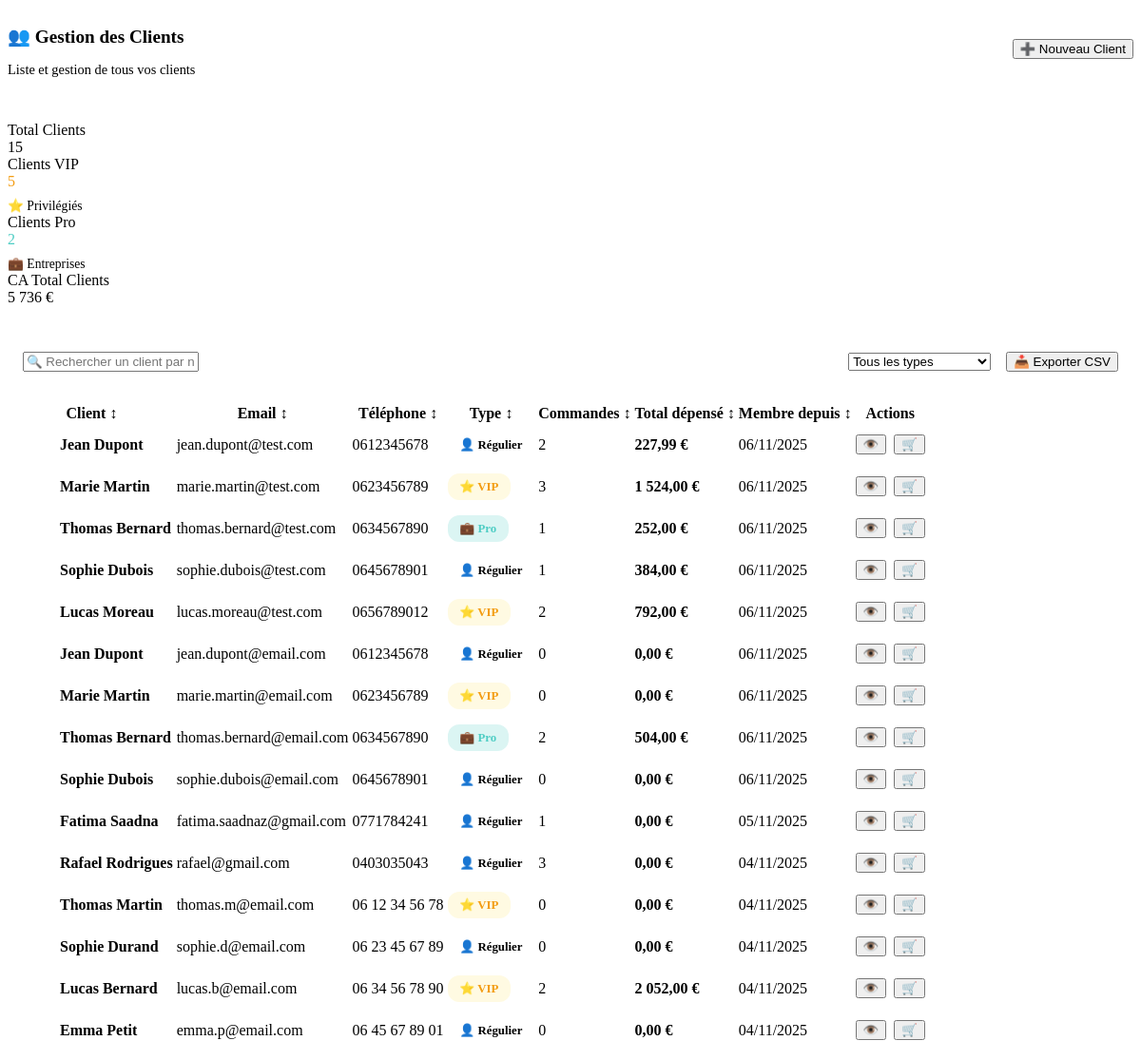
Screenshot of /Projet_Final/modules/ventes/clients.php with the database file from the repository.
### tables this page shows
CREATE TABLE `clients` (
  `id` int NOT NULL,
  `user_id` int DEFAULT NULL,
  `first_name` varchar(100) NOT NULL,
  `last_name` varchar(100) NOT NULL,
  `email` varchar(255) NOT NULL,
  `phone` varchar(20) DEFAULT NULL,
  `address` text,
  `city` varchar(100) DEFAULT NULL,
  `postal_code` varchar(10) DEFAULT NULL,
  `country` varchar(100) DEFAULT 'France',
  `type` enum('Regular','VIP','Pro') DEFAULT 'Regular',
  `loyalty_points` int DEFAULT '0',
  `total_spent` decimal(10,2) DEFAULT '0.00',
  `notes` text,
  `active` tinyint(1) DEFAULT '1',
  `created_at` timestamp NULL DEFAULT CURRENT_TIMESTAMP,
  `updated_at` timestamp NULL DEFAULT CURRENT_TIMESTAMP ON UPDATE CURRENT_TIMESTAMP
);

### Projet_Final/modules/ventes/clients.php (the view, shortened to what this page needs)
<?php
try {
    $pdo = getDB();
    $stmt = $pdo->query("
        SELECT
            c.*,
            COUNT(DISTINCT s.id) as total_orders,
            COALESCE(SUM(CASE WHEN s.status = 'completed' THEN s.total ELSE 0 END), 0) as total_spent
        FROM clients c
        LEFT JOIN sales s ON c.id = s.client_id
        WHERE c.active = 1
        GROUP BY c.id
        ORDER BY c.created_at DESC
    ");
    $clients = $stmt->fetchAll(PDO::FETCH_ASSOC);
    $stats = [
        'total' => count($clients),
        'vip' => count(array_filter($clients, fn($c) => $c['type'] === 'VIP')),
        'regular' => count(array_filter($clients, fn($c) => $c['type'] === 'Regular')),
        'pro' => count(array_filter($clients, fn($c) => $c['type'] === 'Pro')),
        'total_revenue' => array_sum(array_column($clients, 'total_spent'))
    ];
} catch (Exception $e) {
    error_log("Erreur clients : " . $e->getMessage());
    $clients = [];
    $stats = ['total' => 0, 'vip' => 0, 'regular' => 0, 'pro' => 0, 'total_revenue' => 0];
}
?>
<div id="clients-module">
    <div style="display: flex; justify-content: space-between; align-items: center; margin-bottom: 2rem; flex-wrap: wrap; gap: 1rem;">
        <div>
            <h3 style="font-size: 1.2rem; color: var(--light); margin-bottom: 0.5rem;">👥 Gestion des Clients</h3>
            <p style="color: var(--secondary); font-size: 0.9rem;">Liste et gestion de tous vos clients</p>
        </div>
        <button class="btn btn-primary" onclick="window.location.href='index.php?module=ventes&action=nouveau_client'">
            ➕ Nouveau Client
        </button>
    </div>
    <div class="cards-grid" style="margin-bottom: 2rem;">
        <div class="card">
            <div class="card-label">Total Clients</div>
            <div class="card-value"><?php echo $stats['total']; ?></div>
        </div>
        <div class="card">
            <div class="card-label">Clients VIP</div>
            <div class="card-value" style="color: #f39c12;"><?php echo $stats['vip']; ?></div>
            <div style="margin-top: 0.5rem; color: var(--secondary); font-size: 0.85rem;">
                ⭐ Privilégiés
            </div>
        </div>
        <div class="card">
            <div class="card-label">Clients Pro</div>
            <div class="card-value" style="color: #4ecdc4;"><?php echo $stats['pro']; ?></div>
            <div style="margin-top: 0.5rem; color: var(--secondary); font-size: 0.85rem;">
                💼 Entreprises
            </div>
        </div>
        <div class="card">
            <div class="card-label">CA Total Clients</div>
            <div class="card-value"><?php echo number_format($stats['total_revenue'], 0, ',', ' '); ?> €</div>
        </div>
    </div>
    <?php if (empty($clients)): ?>
        <div class="card" style="padding: 3rem; text-align: center;">
            <div style="font-size: 4rem; margin-bottom: 1rem;">👥</div>
            <h3 style="color: var(--light); margin-bottom: 1rem;">Aucun client enregistré</h3>
            <p style="color: var(--secondary); margin-bottom: 2rem;">
                Commencez par ajouter votre premier client pour effectuer des ventes.
            </p>
            <button class="btn btn-primary" onclick="window.location.href='index.php?module=ventes&action=nouveau_client'">
                ➕ Créer le premier client
            </button>
        </div>
    <?php else: ?>
        <div class="table-container" style="margin-bottom: 1rem; padding: 1rem;">
            <div style="display: flex; gap: 1rem; flex-wrap: wrap; align-items: center;">
                <div style="flex: 1; min-width: 250px;">
                    <input type="text"
                           class="form-control"
                           id="searchInput"
                           placeholder="🔍 Rechercher un client par nom, email, téléphone..."
                           onkeyup="filterClients()">
                </div>
                <select class="form-control" id="typeFilter" style="width: auto; min-width: 150px;" onchange="filterClients()">
                    <option value="">Tous les types</option>
                </select>
                <button class="btn btn-secondary btn-sm" onclick="exportClients()">
                    📥 Exporter CSV
                </button>
            </div>
        </div>
        <div class="table-container">
            <table id="clientsTable">
                <thead>
                    <tr>
                        <th onclick="sortTable(0)">Client ↕</th>
                        <th onclick="sortTable(1)">Email ↕</th>
                        <th onclick="sortTable(2)">Téléphone ↕</th>
                        <th onclick="sortTable(3)">Type ↕</th>
                        <th onclick="sortTable(4)">Commandes ↕</th>
                        <th onclick="sortTable(5)">Total dépensé ↕</th>
                        <th onclick="sortTable(6)">Membre depuis ↕</th>
                        <th>Actions</th>
                    </tr>
                </thead>
                <tbody>
                    <?php foreach ($clients as $client): ?>
                    <tr class="client-row" data-type="<?php echo $client['type']; ?>" data-client-id="<?php echo $client['id']; ?>">
                        <td>
                            <div style="display: flex; align-items: center; gap: 0.75rem;">
                                <div class="avatar" style="width: 40px; height: 40px; font-size: 1rem;">
                                </div>
                                <div>
                                    <strong><?php echo htmlspecialchars($client['first_name'] . ' ' . $client['last_name']); ?></strong>
                                </div>
                            </div>
                        </td>
                        <td><?php echo htmlspecialchars($client['email']); ?></td>
                        <td><?php echo htmlspecialchars($client['phone'] ?? 'Non renseigné'); ?></td>
                        <td>
                            <?php if ($client['type'] === 'VIP'): ?>
                                <span class="badge warning">⭐ VIP</span>
                            <?php elseif ($client['type'] === 'Pro'): ?>
                                <span class="badge info">💼 Pro</span>
                            <?php else: ?>
                                <span class="badge">👤 Régulier</span>
                            <?php endif; ?>
                        </td>
                        <td><?php echo $client['total_orders']; ?></td>
                        <td><strong><?php echo number_format($client['total_spent'], 2, ',', ' ') . ' €'; ?></strong></td>
                        <td><?php echo date('d/m/Y', strtotime($client['created_at'])); ?></td>
                        <td>
                            <div style="display: flex; gap: 0.5rem;">
                                <button class="btn btn-sm btn-secondary"
                                        title="Voir profil"
                                        onclick="viewClient(<?php echo $client['id']; ?>)">
                                    👁️
                                </button>
                                <button class="btn btn-sm btn-primary"
                                        title="Nouvelle vente"
                                        onclick="window.location.href='index.php?module=ventes&action=panier&client_id=<?php echo $client['id']; ?>'">
                                    🛒
                                </button>
                            </div>
                        </td>
                    </tr>
                    <?php endforeach; ?>
                </tbody>
            </table>
        </div>
    <?php endif; ?>
</div>

### Projet_Final/modules/ventes/clients.php (style rules this page uses)
.client-row { transition: all 0.3s ease; }
table th { cursor: pointer; user-select: none; }
.avatar { background: linear-gradient(135deg, var(--primary), var(--secondary)); border-radius: 50%; display: flex; align-items: center; justify-content: center; color: white; font-weight: 700; flex-shrink: 0; }
.badge { padding: 0.4rem 0.8rem; border-radius: 12px; font-size: 0.8rem; font-weight: 600; white-space: nowrap; display: inline-block; background: rgba(255, 255, 255, 0.1); }
.badge.warning { background: rgba(255, 230, 109, 0.2); color: #f39c12; }
.badge.info { background: rgba(78, 205, 196, 0.2); color: #4ecdc4; }

### rows the page displays
clients: first_name+last_name "Jean Dupont", email "jean.dupont@test.com", phone "0612345678", type "👤 Régulier", total_orders "2", total_spent "227,99", created_at "06/11/2025"
clients: first_name+last_name "Marie Martin", email "marie.martin@test.com", phone "0623456789", type "⭐ VIP", total_orders "3", total_spent "1 524,00", created_at "06/11/2025"
clients: first_name+last_name "Thomas Bernard", email "thomas.bernard@test.com", phone "0634567890", type "💼 Pro", total_orders "1", total_spent "252,00", created_at "06/11/2025"
clients: first_name+last_name "Sophie Dubois", email "sophie.dubois@test.com", phone "0645678901", type "👤 Régulier", total_orders "1", total_spent "384,00", created_at "06/11/2025"
clients: first_name+last_name "Lucas Moreau", email "lucas.moreau@test.com", phone "0656789012", type "⭐ VIP", total_orders "2", total_spent "792,00", created_at "06/11/2025"
clients: first_name+last_name "Jean Dupont", email "jean.dupont@email.com", phone "0612345678", type "👤 Régulier", total_orders "0", total_spent "0,00", created_at "06/11/2025"
clients: first_name+last_name "Marie Martin", email "marie.martin@email.com", phone "0623456789", type "⭐ VIP", total_orders "0", total_spent "0,00", created_at "06/11/2025"
clients: first_name+last_name "Thomas Bernard", email "thomas.bernard@email.com", phone "0634567890", type "💼 Pro", total_orders "2", total_spent "504,00", created_at "06/11/2025"
clients: first_name+last_name "Sophie Dubois", email "sophie.dubois@email.com", phone "0645678901", type "👤 Régulier", total_orders "0", total_spent "0,00", created_at "06/11/2025"
clients: first_name+last_name "Fatima Saadna", email "fatima.saadnaz@gmail.com", phone "0771784241", type "👤 Régulier", total_orders "1", total_spent "0,00", created_at "05/11/2025"
clients: first_name+last_name "Rafael Rodrigues", email "rafael@gmail.com", phone "0403035043", type "👤 Régulier", total_orders "3", total_spent "0,00", created_at "04/11/2025"
clients: first_name+last_name "Thomas Martin", email "thomas.m@email.com", phone "06 12 34 56 78", type "⭐ VIP", total_orders "0", total_spent "0,00", created_at "04/11/2025"
clients: first_name+last_name "Sophie Durand", email "sophie.d@email.com", phone "06 23 45 67 89", type "👤 Régulier", total_orders "0", total_spent "0,00", created_at "04/11/2025"
clients: first_name+last_name "Lucas Bernard", email "lucas.b@email.com", phone "06 34 56 78 90", type "⭐ VIP", total_orders "2", total_spent "2 052,00", created_at "04/11/2025"
clients: first_name+last_name "Emma Petit", email "emma.p@email.com", phone "06 45 67 89 01", type "👤 Régulier", total_orders "0", total_spent "0,00", created_at "04/11/2025"

### other values shown
$stats['total'] "15"
$stats['vip'] "5"
$stats['pro'] "2"
$stats['total_revenue'] "5 736"
